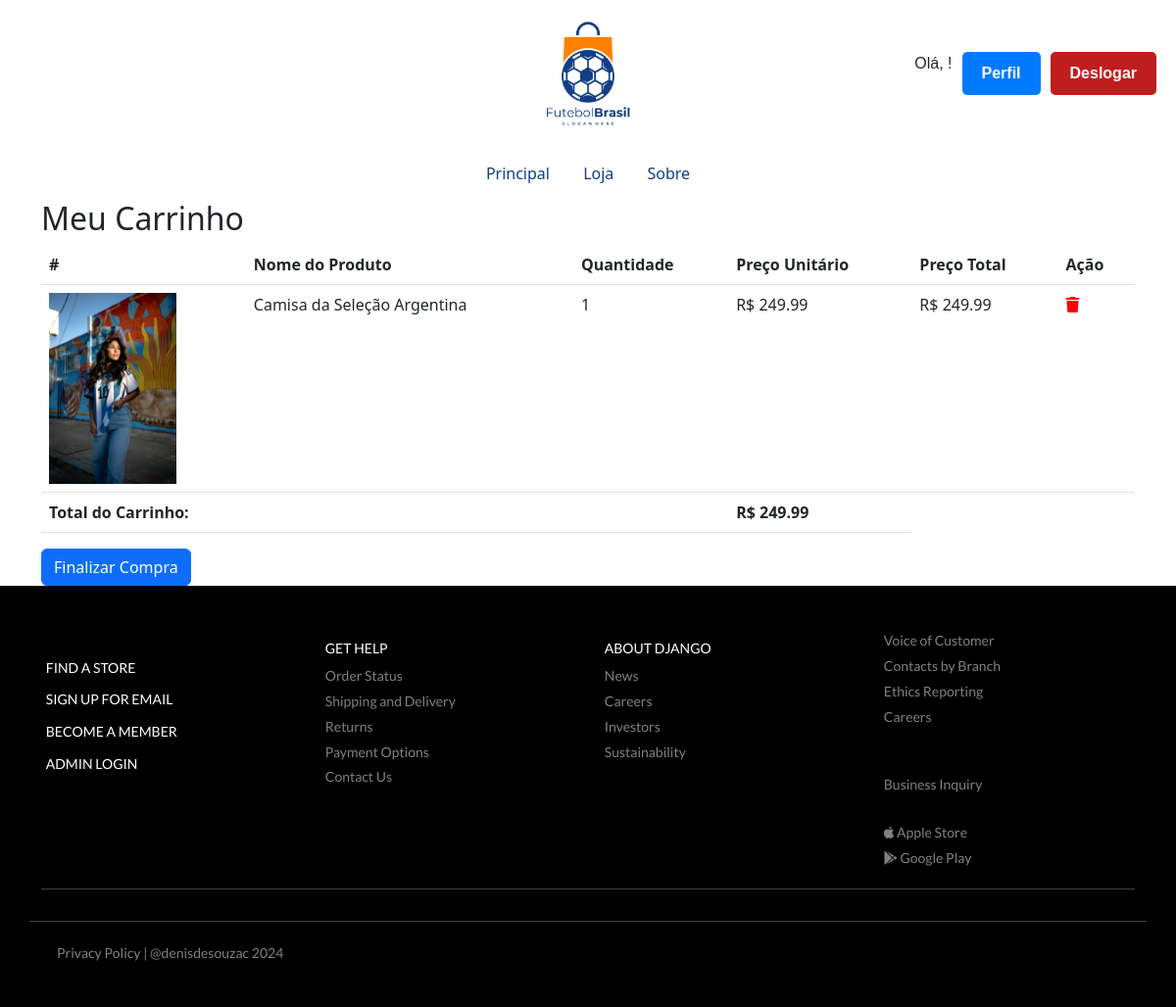
Screenshot of /carrinho/ (signed in) with the database file from the repository.
### store/models.py (models this page shows, shortened)
class OrderItem(models.Model):
    order = models.ForeignKey(Order, on_delete=models.CASCADE, related_name='order_items')
    product = models.ForeignKey(Product, on_delete=models.CASCADE, related_name='order_items')
    quantity = models.IntegerField(default=1)
    unit_price = models.DecimalField(max_digits=10, decimal_places=2, default=0.00)
    total_price = models.DecimalField(max_digits=10, decimal_places=2, default=0.00)

### catalog/models.py (models this page shows, shortened)
class Product(models.Model):
    name = models.CharField(max_length=40)
    description = models.TextField(max_length=200)
    price = models.DecimalField(max_digits=10, decimal_places=2)  # Usando DecimalField para precisão de preços
    quantity_in_stock = models.PositiveIntegerField(default=0)
    image = models.ImageField(upload_to='images/', null=True, blank=True)
    category = models.ForeignKey(Category, on_delete=models.CASCADE, related_name='products')

### store/views.py (the view)
# urls.py: path('carrinho/', views.cart_view, name='carrinho'),
@login_required
def cart_view(request):
    try:
        order = Order.objects.get(client=request.user.client, status='pending')
        cart_items = order.order_items.all()
        cart_total = sum(item.total_price for item in cart_items)
    except Order.DoesNotExist:
        cart_items = []
        cart_total = 0.00
    return render(request, 'cart.html', {
        'cart_items': cart_items,
        'cart_total': cart_total,
    })

### store/templates/cart.html (shortened to what this page needs)
{% extends "base.html" %}
{% block conteudo %}
<div class="container">
    <div class="row">
        <div class="col-lg-12">
            <h2>Meu Carrinho</h2>
            {% if cart_items %}
                <table class="table">
                    <thead>
                        <tr>
                            <th scope="col">#</th>
                            <th scope="col">Nome do Produto</th>
                            <th scope="col">Quantidade</th>
                            <th scope="col">Preço Unitário</th>
                            <th scope="col">Preço Total</th>
                            <th scope="col">Ação</th>
                        </tr>
                    </thead>
                    <tbody>
                        {% for item in cart_items %}
                            <tr>
                                <td>
                                    {% if item.product.image %}
                                        <img src="{{ item.product.image.url }}" style="width: 130px;">
                                    {% else %}
                                        No Image
                                    {% endif %}
                                </td>
                                <td>{{ item.product.name }}</td>
                                <td>{{ item.quantity }}</td>
                                <td>R$ {{ item.unit_price }}</td>
                                <td>R$ {{ item.total_price }}</td>
                                <td>
                                    <a style="color: red" href="{% url 'remove_from_cart' product_id=item.product.id %}">
                                        <i class="fas fa-trash float-right"></i>
                                    </a>
                                </td>
                            </tr>
                        {% endfor %}
                        <tr>
                            <td colspan="3"><strong>Total do Carrinho:</strong></td>
                            <td><strong>R$ {{ cart_total }}</strong></td>
                        </tr>
                    </tbody>
                </table>
                <a href="{% url 'checkout' %}" class="btn btn-primary">Finalizar Compra</a>
            {% else %}
                <p>Seu carrinho está vazio.</p>
            {% endif %}
        </div>
    </div>
</div>
{% endblock %}

### staticfiles/style.css (style rules this page uses)
.btn-primary { background-color: #007bff; border-color: #007bff; color: #fff; }

### rows the page displays
OrderItem: product.image (picture), product.name "Camisa da Seleção Argentina", quantity "1", unit_price "249.99", total_price "249.99"

### other values shown
{{ cart_total }} "249.99"
